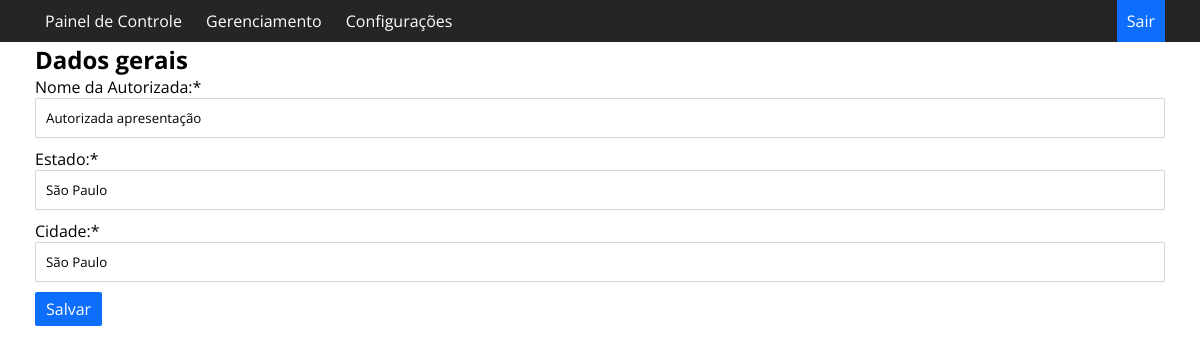
/editarautorizada/1 (signed in), run on the app's committed database.
### app.py (models this page shows, shortened)
class Autorizada(db.Model):
    id = db.Column('id', Integer, primary_key=True, autoincrement=True)
    datainsercao = db.Column('datainsercao', String(500), nullable=False)
    autorizada = db.Column('autorizada', String(255), nullable=False)
    estado = db.Column('estado', String(255), nullable=False)
    cidade = db.Column('cidade', String(255), nullable=False)

### app.py (the view)
@app.route('/editarautorizada/<int:id>', methods=['GET', 'POST'])
def editarautorizada(id):
    if esta_logado():
        autorizada = Autorizada.query.get(id)
        if request.method:
            if request.method == 'POST':
                autorizada.autorizada = request.form['autorizada']
                autorizada.estado = request.form['estado']
                autorizada.cidade = request.form['cidade']
                db.session.commit()
                return redirect(url_for('gerenciamentoautorizadas'))
            return render_template('editarautorizada.html', autorizada=autorizada)
        return render_template('gerenaciamentoautorizadas.html', autorizada=autorizada)
    else:
        return redirect(url_for('index'))

### app.py (called while the page is built)
def esta_logado():
    print(logado)
    if logado:
        return True
    else:
        return False

### templates/editarautorizada.html
{% extends "template.html" %}
{% block conteudo %}
    <h1>Editar Autorizada</h1>
    <h2>Dados gerais</h2>
    <section>
    <form name="editarautorizada" class="form" method="post" action="/editarautorizada/{{autorizada.id}}">
            <div class="form-group">
                <label for="autorizada" class="label">Nome da Autorizada:*</label>
                <input type="text" name="autorizada" class="form-control" required value="{{autorizada.autorizada}}">
            </div>
            <div class="form-group">
                <label for="estado" class="label">Estado:*</label>
                <input type="text" name="estado" class="form-control" required value="{{autorizada.estado}}">
            </div>
            <div class="form-group">
                <label for="cidade" class="label">Cidade:*</label>
                <input type="text" name="cidade" class="form-control" required value="{{autorizada.cidade}}">
            </div>
            <div class="buttons">
            <button class="btnedit" type="submit">Salvar</button>
            </div>
    </form>
    </section>
    {% endblock %}

### static/estilo.css (style rules this page uses)
:root { --cor-hover: #0d6efd; --cor-fundo: rgb(37, 37, 39); --cor-kpi: #F7CB05; --cor-primaria: rgb(211, 211, 214); }
* { margin: 0 auto; padding: 0; box-sizing: border-box; font-family: 'Open Sans', sans-serif; }
h1 { max-width: 1130px; text-align: center; }
.buttons { align-items: center; display: inline-block; }
.btnedit { border: none; font-size: 12pt; padding: 6px 11px 6px 11px; background-color: var(--cor-hover); color: white; cursor: pointer; transition: background .2s; border-radius: 2px; text-decoration: none; }
section { display: flex; align-items: center; justify-content: center; }
form div { display: flex; flex-direction: column; margin-bottom: 10px; }
.label { margin-left: 0px; }
.form-control { outline: unset; padding: 10px; width: 1130px; border: 1px solid var(--cor-primaria); border-radius: 2px; }

### data on the page
Autorizada: autorizada "Autorizada apresentação", estado "São Paulo", cidade "São Paulo"
